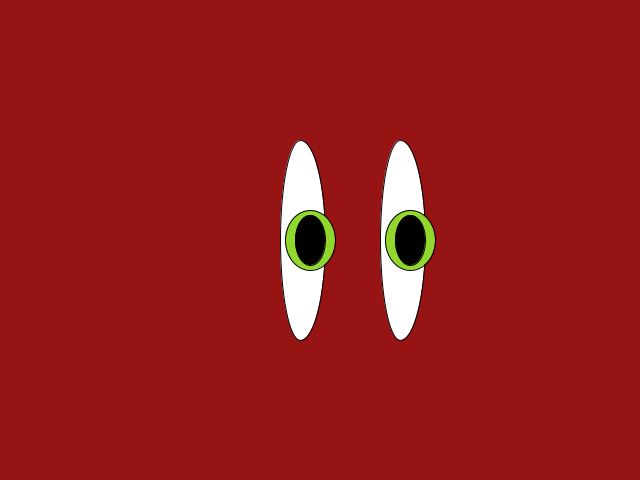
Frame 1 (no input)
Frame 60 (the mouse pressed at the canvas centre just before this capture): identical to frame 1, image omitted
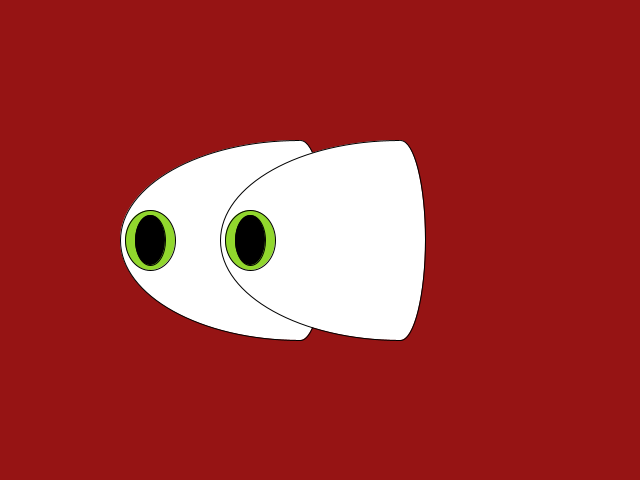
Frame 120 (the mouse held since frame 60 and released just before this capture)

The Processing sketch that drew these frames (run headless with seeded random() and noise(); from frame 60 on, the mouse is pressed at the canvas centre):

// Processing sketch: processing_88656
// ── processing_88656.pde

void setup() {
  size (640, 480);
  smooth();
}

void draw() {
  background(150, 20, 20);

  fill(255);

  arc(300, 240, 40+mouseX, 200, PI/2, 3*PI/2);
  arc(300, 240, 50, 200, -PI/2, PI/2);
  arc(400, 240, 40+mouseX, 200, PI/2, 3*PI/2);
  arc(400, 240, 50, 200, -PI/2, PI/2);

  fill(145, 215, 45);
  ellipseMode(CENTER);
  ellipse(310-mouseX/2, 240, 50, 60);
  ellipse(410-mouseX/2, 240, 50, 60);
  fill(0);
  ellipse(310-mouseX/2, 240, 30, 50);
  ellipse(410-mouseX/2, 240, 30, 50);
}
